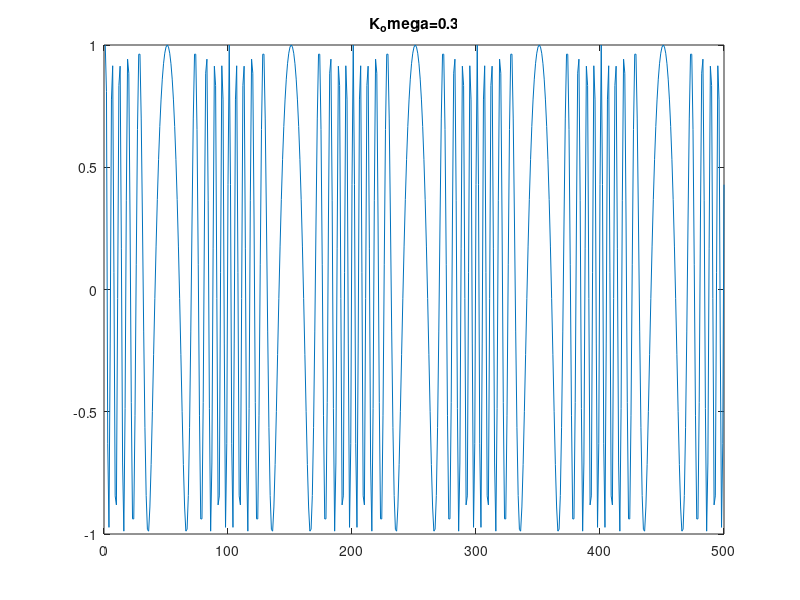

Reproduce this figure in MATLAB. (Note: this script raises an error after producing the figure.)
%Generating FM signal
clc
clear all;
close all;
%use orthogonal modulation generate modulated siganl
%You can see the original signal v in the code.
fc=1e4;                                                 %carrier frequency
fs=1e5;                                                 %sample frequency
T=1/fs;                                                 %sample time
L=500;                                                 %length of signal
t=(0:L-1)*T;                                            %time vector
A=1;                                                    %%Ampltitude
v=A*cos(2*pi*1000*t);                                   %modulation signal
xs=sin(2*pi*fc*t);
xc=cos(2*pi*fc*t);

%FM                                                 
K_omega=0.5;                                            %freq offet index
phi_fm=zeros(1,length(v));
for n=3:length(v)
 phi_fm(n)=K_omega/(2)*(v(1)+v(n)+2*sum(v(2:n-1)));     
end
y_fm=cos(2*pi*fc.*t+phi_fm);
figure(1)
plot(y_fm)
title('K_omega=0.3');
figure(2)
plotSpectral(y_fm,fs)
